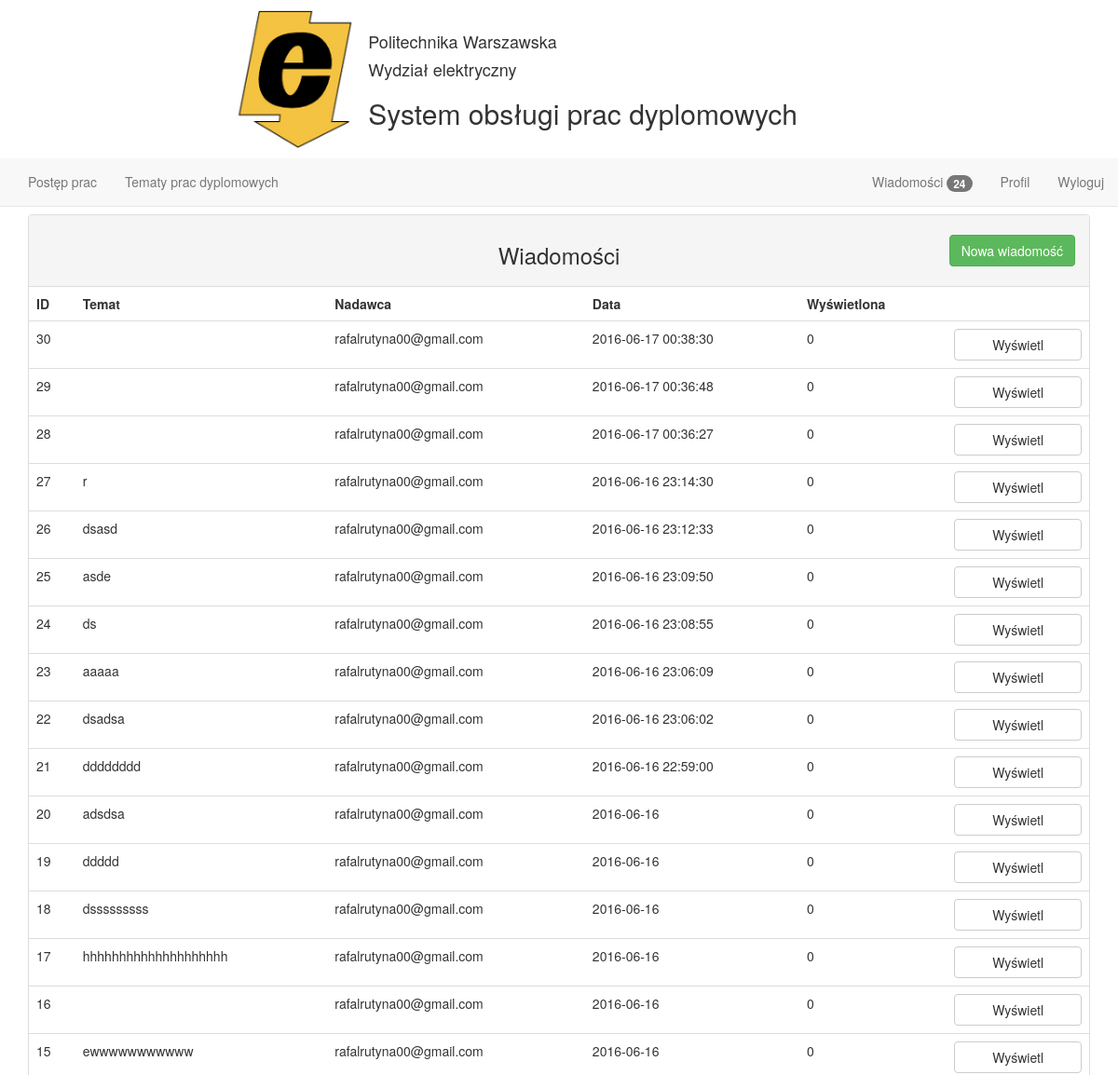
The page /message_student (signed in, upper part) on the database as committed earlier.
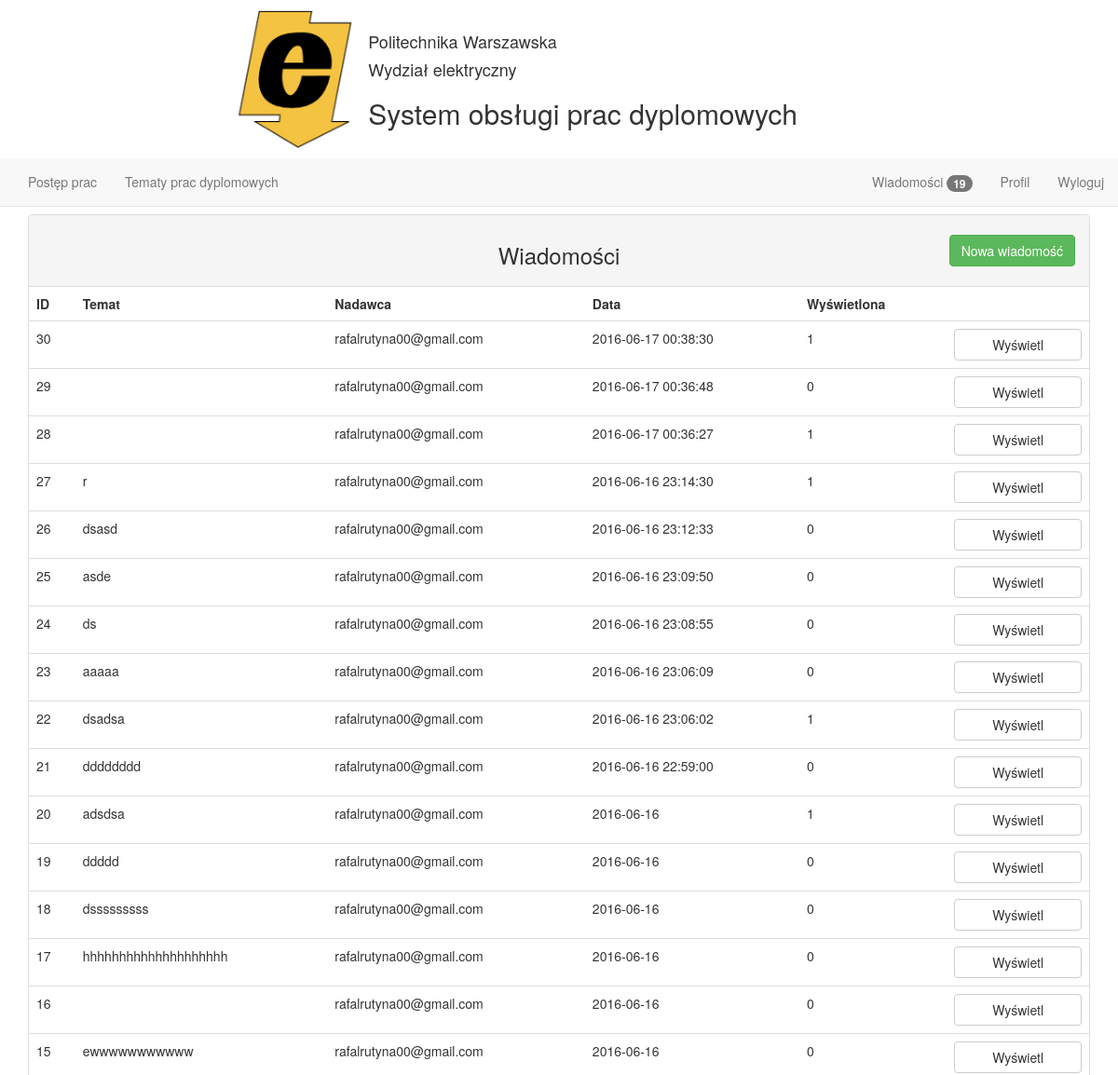
The same page on the database as committed later.
### tables this page shows
CREATE TABLE wiadomosc(
  id_wiadomosci INTEGER PRIMARY KEY AUTOINCREMENT,
  id_wykladowca INTEGER,
  id_student INTEGER,
  tekst TEXT NOT NULL,
  data TEXT NOT NULL,
  temat TEXT NOT NULL,
  czy_przeczytane INTEGER,
  FOREIGN KEY (id_wykladowca) REFERENCES wykladowca(id_wykladowcy),
  FOREIGN KEY (id_student) REFERENCES student(id_studenta)
);

CREATE TABLE student(
  id_studenta INTEGER PRIMARY KEY AUTOINCREMENT,
  id_temat INTEGER,
  email TEXT NOT NULL,
  nazwisko TEXT NOT NULL,
  imie TEXT NOT NULL,
  haslo TEXT NOT NULL,
  FOREIGN KEY (id_temat) REFERENCES temat_pracy(id_tematu)
);

### main.py (the view)
@app.route('/message_student')
def message_student():
    cur = g.db.execute(
        'SELECT wiadomosc.id_wiadomosci, wiadomosc.temat, student.email, wiadomosc.data, wiadomosc.tekst, wiadomosc.czy_przeczytane FROM wiadomosc INNER JOIN student ON wiadomosc.id_student = student.id_studenta ORDER BY id_wiadomosci DESC ')
    messages = [dict(id=row[0], temat=row[1], nadawca=row[2], data=row[3], tekst=row[4], przeczytane=row[5]) for row in cur.fetchall()]
    return render_template('student_message.html', messages=messages)

### main.py (called while the page is built)
@app.context_processor
def message_count_lecturer():
    cur = g.db.execute('SELECT count(*) FROM wiadomosc WHERE czy_przeczytane = 0 AND id_wykladowca = ?',
                       [session['id']])
    return dict(count=cur.fetchall()[0])

@app.context_processor
def message_count_student():
    cur = g.db.execute('SELECT count(*) FROM wiadomosc WHERE czy_przeczytane = 0 AND id_student = ?', [session['id']])
    return dict(count_student=cur.fetchall()[0])

def connect_db():
    return sqlite3.connect(app.config['DATABASE'])

@app.before_request
def before_request():
    g.db = connect_db()

@app.teardown_request
def teardown_request(exception):
    db = getattr(g, 'db', None)
    if db is not None:
        db.close()

### templates/student_message.html (shortened to what this page needs)
{% extends "student_layout.html" %} {% block main %}
    <div class="panel panel-default">
        <div class="panel-heading text-center"><h3>Wiadomości</h3>
            <form id="new-message" action="new_message_student">
                <button class="btn btn-success pull-right">Nowa wiadomość</button>
            </form>
        </div>
        <table class="table">
            <thead>
            <tr>
                <td>ID</td>
                <td>Temat</td>
                <td>Nadawca</td>
                <td>Data</td>
                <td>Wyświetlona</td>
            </tr>
            </thead>
            <tbody>
            {% for message in messages %}
                <tr>
                    <form action="show_student_message" method="post">
                        <td >{{ message.id }}</td>
                        <td >{{ message.temat }}</td>
                        <td >{{ message.nadawca }}</td>
                        <td >{{ message.data }}</td>
                        <td >{{ message.przeczytane }}</td>
                        <td>
                            <button class="btn btn-block btn-default">Wyświetl</button>
                        </td>
                    </form>
                </tr>
            {% endfor %}
            </tbody>
        </table>
    </div>
{% endblock %}

Rows that differ between the two databases and show on the page:
changed wiadomosc id 30: przeczytane "0" → "1"
changed wiadomosc id 28: przeczytane "0" → "1"
changed wiadomosc id 27: przeczytane "0" → "1"
changed wiadomosc "dsadsa": przeczytane "0" → "1"
changed wiadomosc "adsdsa": przeczytane "0" → "1"
Other text that changed with them:
{{ count_student[0] }}: "24" → "19"
